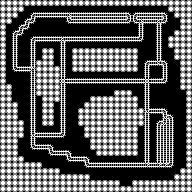

A level layout from a 2D game, rendered from its tile map. Below: a short description, then the map file with its tile-grid data intact:
An orthogonal 32x32 tile map with 6x6 px tiles, 1 tile layer (Tile Layer 1).

<map version="1.0" orientation="orthogonal" width="32" height="32" tilewidth="6" tileheight="6">
 <tileset firstgid="1" source="rails.tsx" />
 <layer name="Tile Layer 1" width="32" height="32">
  <data encoding="csv">
1,1,1,1,1,1,1,1,1,1,1,1,1,1,1,1,1,1,1,1,1,1,1,1,1,1,1,1,1,1,1,1,
1,1,1,1,0,0,0,0,0,0,0,0,0,0,0,0,0,0,0,0,0,0,0,0,0,0,0,0,1,1,1,1,
1,1,1,0,0,5,6,6,6,6,6,12,6,6,6,6,6,6,6,6,6,10,5,6,6,6,6,10,0,1,1,1,
1,1,0,0,5,14,0,0,0,0,0,13,6,6,6,6,6,6,6,6,6,14,13,12,6,6,11,14,0,0,1,1,
1,0,0,5,14,0,0,0,0,0,0,0,0,0,0,0,0,0,0,0,0,0,0,9,0,0,9,0,0,0,1,1,
1,0,5,14,0,0,0,0,0,0,0,0,0,0,0,0,0,0,0,0,0,0,0,9,0,0,9,0,0,1,1,1,
1,0,9,0,0,5,6,6,6,6,11,6,6,6,6,6,6,6,6,6,6,6,6,14,0,0,9,0,1,1,1,1,
1,0,9,0,0,9,0,0,0,0,9,0,0,0,0,0,0,0,0,0,0,0,0,0,0,0,9,0,1,1,1,1,
1,0,9,0,0,9,0,1,1,0,9,0,1,1,1,1,1,1,1,1,1,1,1,0,0,0,9,0,0,1,1,1,
1,0,9,0,0,9,0,1,1,0,9,0,1,1,1,1,1,1,1,1,1,1,1,0,0,0,9,0,0,1,1,1,
1,0,9,0,0,9,1,1,1,0,9,0,1,1,1,1,1,1,1,1,1,1,1,0,5,6,15,10,0,0,1,1,
1,0,13,6,6,4,1,1,1,1,9,0,1,1,1,1,1,1,1,1,1,1,1,0,9,0,0,9,0,0,1,1,
1,0,0,0,0,9,1,1,1,1,9,0,0,0,0,0,0,0,0,0,0,0,0,0,9,0,0,9,0,0,1,1,
1,0,0,0,0,9,1,1,1,1,2,6,6,6,6,6,6,6,6,6,6,6,6,6,2,6,6,14,0,0,1,1,
1,1,0,0,0,9,1,1,1,1,9,0,0,0,0,0,0,0,0,0,0,0,0,0,9,0,0,0,0,0,1,1,
1,1,0,0,0,9,1,1,1,1,9,0,0,0,0,0,0,0,0,1,1,1,0,0,9,0,0,0,0,0,0,1,
1,1,0,0,0,9,0,1,1,1,9,0,0,0,0,1,1,1,1,1,1,1,1,0,9,0,0,0,0,0,0,1,
1,1,1,0,0,9,0,1,1,0,9,0,0,0,1,1,1,1,1,1,1,1,1,0,9,0,0,0,0,0,0,1,
1,1,1,0,0,9,0,1,1,0,9,0,0,1,1,1,1,1,1,1,1,1,1,1,7,6,6,10,0,0,0,1,
1,1,1,0,0,9,0,1,1,0,9,0,0,1,1,1,1,1,1,1,1,1,1,1,9,0,0,7,10,0,0,1,
1,1,1,1,0,9,0,1,1,0,9,0,0,1,1,1,1,1,1,1,1,1,1,1,9,0,5,8,9,0,0,1,
1,1,1,1,0,9,0,0,0,0,9,0,0,0,1,1,1,1,1,1,1,1,1,0,9,0,9,9,9,0,0,1,
1,1,1,1,0,7,6,6,6,6,14,0,0,0,1,1,1,1,1,1,1,1,1,0,9,0,9,9,9,0,0,1,
1,1,1,0,0,9,0,0,0,0,0,0,0,0,0,1,1,1,1,1,1,1,1,0,9,0,9,9,9,0,0,1,
1,1,1,0,0,13,6,6,10,0,0,0,0,0,0,1,1,1,1,1,1,1,1,0,9,0,9,9,9,0,0,1,
1,1,1,0,0,0,0,0,13,6,6,10,0,0,0,0,1,1,1,1,1,1,1,0,9,0,9,9,9,0,0,1,
1,1,1,1,0,0,0,0,0,0,0,13,6,6,10,0,0,0,0,0,0,0,0,0,9,0,9,9,9,0,0,1,
1,1,1,1,1,1,1,0,0,0,0,0,0,0,13,6,6,6,6,6,6,6,6,6,16,6,16,16,14,0,0,1,
1,1,1,1,1,1,1,1,1,1,0,0,0,0,0,0,0,0,0,0,0,0,0,0,0,0,0,0,0,0,1,1,
1,1,1,1,1,1,1,1,1,1,1,1,1,1,1,0,0,0,0,0,0,0,0,0,0,0,0,0,0,1,1,1,
1,1,1,1,1,1,1,1,1,1,1,1,1,1,1,1,1,1,1,1,0,0,1,1,1,1,1,1,1,1,1,1,
1,1,1,1,1,1,1,1,1,1,1,1,1,1,1,1,1,1,1,1,1,1,1,1,1,1,1,1,1,1,1,1
</data>
 </layer>
</map>
